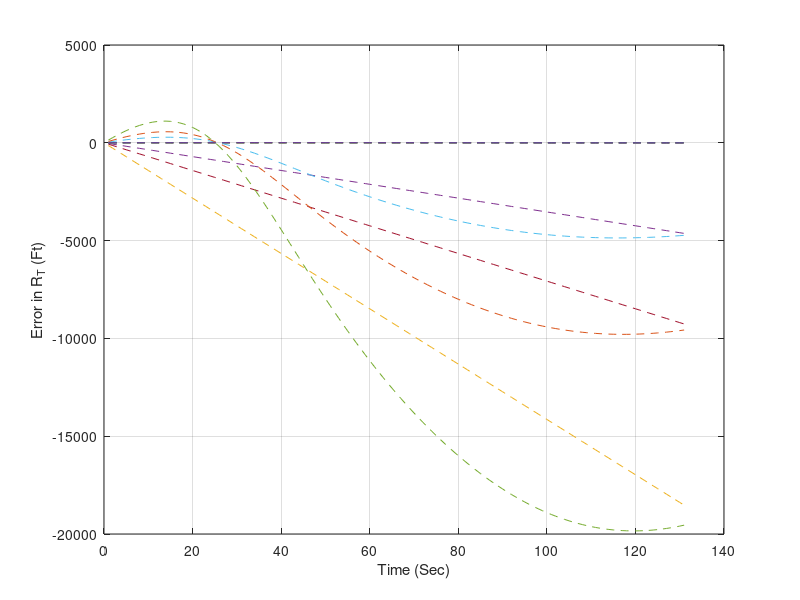

MATLAB code for this plot:
n=1;
while n<=4
TS=1;
VT=3000;
if n==1
    VTERR=0;
elseif n==2
    VTERR=50;
elseif n==3
    VTERR=100;
else
    VTERR=200;
end
GAMDEG=45;
GAMDEGERR=0;
VTNOM=VT+VTERR;
GAMDEGNOM=GAMDEG+GAMDEGERR;
G=32.2;
XT=0;
YT=0;
XTD = VT*cosd(GAMDEG);
YTD = VT*sind(GAMDEG);
XTNOM=XT;
YTNOM=YT;
XTDNOM = VTNOM*cosd(GAMDEGNOM);
YTDNOM = VTNOM*sind(GAMDEGNOM);
XR=100000;
YR=0;
T=0;
S=0;
H=0.001;
count=0;
while YT>=0
    XTOLD=XT;
    XTDOLD=XTD;
    YTOLD=YT;
    YTDOLD=YTD;
    XTNOMOLD=XTNOM;
    XTDNOMOLD=XTDNOM;
    YTNOMOLD=YTNOM;
    YTDNOMOLD=YTDNOM;
    XTDD=0;
    YTDD=-G;
    XTDDNOM=0;
    YTDDNOM=-G;
    XT=XT+H*XTD;
    XTD=XTD+H*XTDD;
    YT=YT+H*YTD;
    YTD=YTD+H*YTDD;
    XTNOM=XTNOM+H*XTDNOM;
    XTDNOM=XTDNOM+H*XTDDNOM;
    YTNOM=YTNOM+H*YTDNOM;
    YTDNOM=YTDNOM+H*YTDDNOM;
    T=T+H;
    XTDD=0;
    YTDD=-G;
    XTDDNOM=0;
    YTDDNOM=-G;
    XT=0.5 *(XTOLD+XT+H*XTD);
    XTD=0.5*(XTDOLD+XTD+H*XTDD);
    YT=0.5 *(YTOLD+YT+H* YTD);
    YTD=0.5*(YTDOLD+YTD+H*YTDD);
    XTNOM=0.5*(XTNOMOLD+XTNOM+H*XTDNOM);
    XTDNOM=0.5*(XTDNOMOLD+XTDNOM+H*XTDDNOM);
    YTNOM=0.5*(YTNOMOLD+YTNOM+H*YTDNOM);
    YTDNOM=0.5*(YTDNOMOLD+YTDNOM+H*YTDDNOM);
    S=S+H;
    if S>=TS
        S=0.;
        RTNOM=sqrt((XTNOM-XR)^2+(YTNOM-YR)^2);
        THET=atan2((YT-YR),(XT-XR));
        RT=sqrt((XT-XR)^2+(YT-YR)^2);
        THETNOM=atan2((YTNOM-YR),(XTNOM-XR));
        DELTHET=57.3*(THET-THETNOM);
        DELRT=RT-RTNOM;
        DELXT=XT-XTNOM;
        DELXTD=XTD-XTDNOM;
        DELYT=YT-YTNOM;
        DELYTD=YTD-YTDNOM;
        count=count+1;
        ArrayT(count)=T;
        ArrayDELXT(count)=DELXT;
        ArrayDELTHET(count)=DELTHET;
        ArrayDELRT(count)=DELRT;
    end
end

plot(ArrayT,ArrayDELXT,'--')
hold on;
grid on;
xlabel('Time (Sec)');
ylabel('Error in x (Ft)');
axis([0 140 -20000 5000]);

plot(ArrayT,ArrayDELTHET,'--')
hold on;
grid on;
xlabel('Time (Sec)');
ylabel('Error in θ (Ft)');
axis([0 140 -7 7]);

plot(ArrayT,ArrayDELRT,'--')
hold on;
grid on;
xlabel('Time (Sec)');
ylabel('Error in R_T (Ft)');
axis([0 140 -20000 5000]);

n=n+1;
end